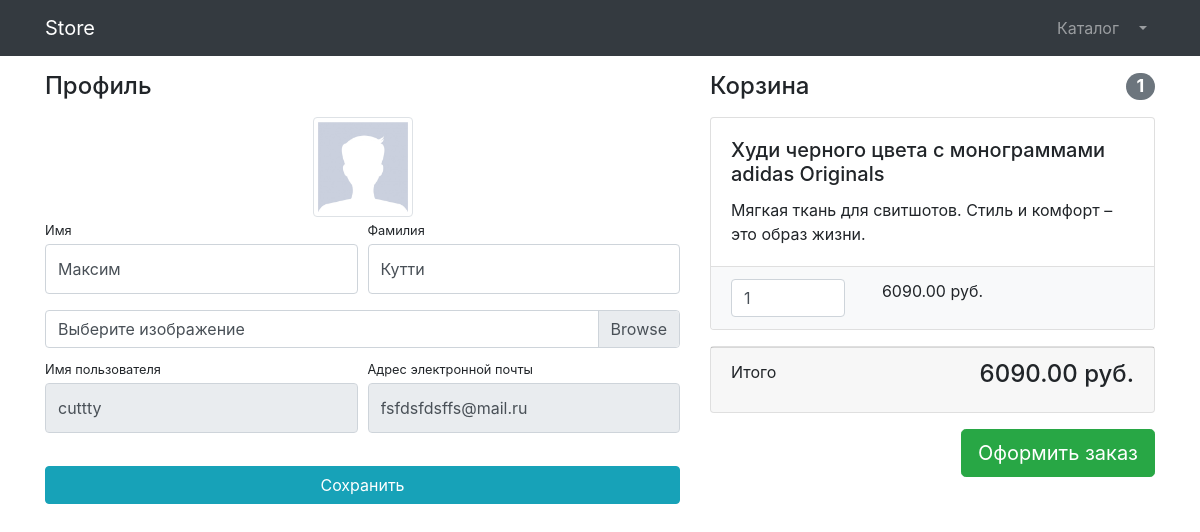
The app's page /users/profile/4 (signed in), older data.
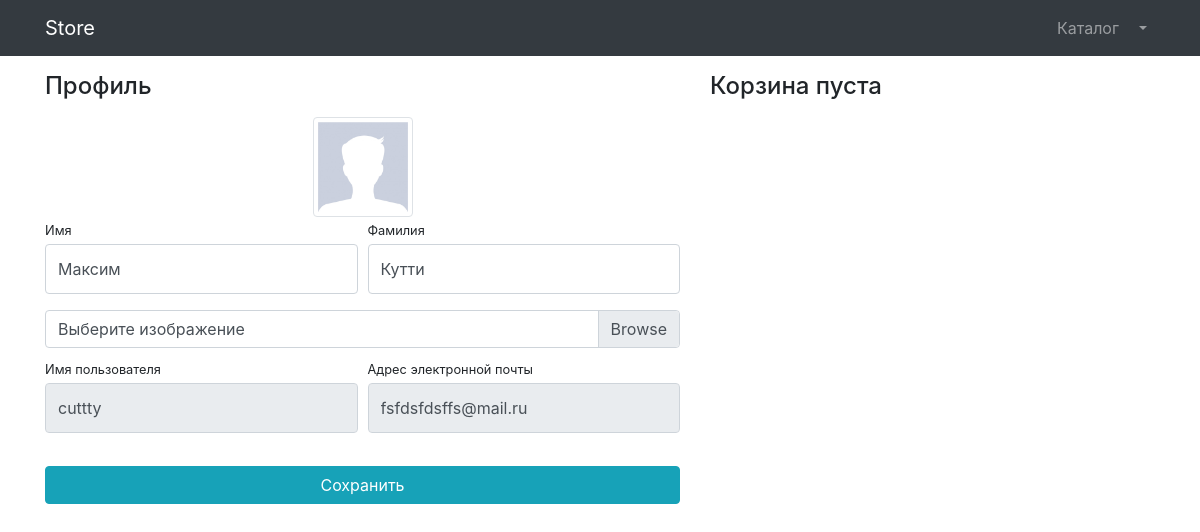
The same page, newer data.
### products/models.py (models this page shows, shortened)
class Basket(models.Model):
    user=models.ForeignKey(to=User, on_delete=models.CASCADE)
    product = models.ForeignKey(to=Product, on_delete=models.CASCADE)
    quantity = models.PositiveSmallIntegerField(default=0)
    created_timestamp = models.DateTimeField(auto_now_add=True)
    objects = BasketQuerySet.as_manager()
    def sum(self):
        return self.quantity * self.product.price

class Product(models.Model):
    name = models.CharField(max_length=256)
    description = models.TextField()
    price = models.DecimalField(max_digits=9, decimal_places=2)
    quantity = models.PositiveIntegerField(default=0)
    image = models.ImageField(upload_to='products_images')
    category = models.ForeignKey(to=ProductsCategoty, on_delete=models.CASCADE)
    class Meta:
        verbose_name = 'Продукт'
        verbose_name_plural = 'Продукты'

### users/views.py (the view, shortened to what this page needs)
# urls.py: path('profile/<int:pk>', login_required(UserProfileView.as_view()), name='profile'),
class UserProfileView(titleMixin, UpdateView):
    model = User
    form_class = UserProfileForm
    template_name = 'users/profile.html'
    title = 'Store-профиль'

### users/forms.py
class UserProfileForm(UserChangeForm):
    first_name = forms.CharField(widget=forms.TextInput(attrs={
        'class' : "form-control py-4"
    }))
    last_name = forms.CharField(widget=forms.TextInput(attrs={
        'class' : "form-control py-4"
    }))
    image = forms.ImageField(widget=forms.FileInput(attrs={
        'class' : "custom-file-input"}), required=False)
    username = forms.CharField(widget=forms.TextInput(attrs={
        'class': "form-control py-4", 'readonly' : True
    }))
    email = forms.CharField(widget=forms.TextInput(attrs={
        'class' : "form-control py-4", 'readonly' : True
    }))
    class Meta:
        model = User
        fields = ('first_name', 'last_name', 'image', 'username', 'email')

### common/views.py (called while the page is built)
    def get_context_data(self, **kwargs):
        context = super(titleMixin, self).get_context_data(**kwargs)
        context['title'] = self.title
        return context

### products/context_processors.py (called while the page is built)
def baskets(request):
    return {'baskets' : Basket.objects.filter(user=request.user) if request.user.is_authenticated else []}

### products/models.py (called while the page is built)
    def total_sum(self):
        return sum(basket.sum() for basket in self)

    def total_quantity(self):
        return sum(basket.quantity for basket in self)

### users/templates/users/profile.html (shortened to what this page needs)
{% extends 'products/base.html' %}
{% load static %}
{% block css %}
    <link href="{% static 'vendor/css/profile.css' %}" rel="stylesheet">
{% endblock %}
{% block content %}
<div class="container">
    <div class="row">
        <div class="col-lg-7">
            <h4 class="mt-3 mb-3">Профиль</h4>
            <div class="col-lg-12 text-center">
                <img width="100" height="100"
                     src="{% if user.image %} {{ user.image.url }} {% else %} {% static 'vendor/img/users\/default_avatar.jpg' %} {% endif %}"
                     class="img-thumbnail">
            </div>
            <form action="{% url 'users:profile' user.id %}" method="post" enctype="multipart/form-data">
                <div class="form-row">
                    <div class="col-lg-6">
                        <div class="form-group">
                            <label class="small mb-1" for="{{ form.first_name.id_for_label }}">Имя</label>
                            {{ form.first_name }}
                        </div>
                    </div>
                    <div class="col-lg-6">
                        <div class="form-group">
                            <label class="small mb-1" for="{{ form.last_name.id_for_label }}">Фамилия</label>
                            {{ form.last_name }}
                        </div>
                    </div>
                </div>
                <div class="form-row mb-2">
                    <div class="col-lg-12">
                        <div class="custom-file">
                            <label class="custom-file-label" for="{{ form.image.id_for_label }}">
                                Выберите изображение</label>
                        </div>
                    </div>
                </div>
                <div class="form-row">
                    <div class="col-lg-6">
                        <label class="small mb-1" for="{{ form.username.id_for_label }}">Имя пользователя</label>
                        {{ form.username }}
                    </div>
                    <div class="col-lg-6">
                        <label class="small mb-1" for="{{ form.email.id_for_label }}">Адрес электронной
                            почты</label>
                        {{ form.email }}
                    </div>
                </div>
                <div class="form-row">
                    <div class="col-lg-12" style="margin-top: 33px;">
                        <input class="btn btn-info btn-block" type="submit" value="Сохранить">
                    </div>
                </div>
            </form>
        </div>
        <div class="col-lg-5">
            {% include 'products/basket.html' %}
        </div>
    </div>
</div>
{% endblock %}

### products/templates/products/basket.html (shortened to what this page needs)
{% if baskets %}
<h4 class="mt-3 mb-3 d-flex justify-content-between align-items-center mb-3">
    Корзина <span class="badge badge-secondary badge-pill">{{ baskets.total_quantity }}</span>
</h4>
{% for basket in baskets %}
<div class="card mb-3">
    <div class="card-body">
        <h5 class="card-title">{{ basket.product.name }}</h5>
        <p class="card-text">{{ basket.product.description }}</p>
    </div>
    <ul class="list-group list-group-flush">
        <li class="list-group-item bg-light">
            <div class="row text-center">
                <div class="col-lg-4">
                    <input name="basketID" type="number" class="form-control"
                           value="{{ basket.quantity }}" min="0">
                </div>
                <div class="col-lg-4">{{ basket.sum }} руб.</div>
                <div class="col-lg-4">
                </div>
            </div>
        </li>
    </ul>
</div>
{% endfor %}
<div class="card mb-3">
    <div class="card-footer">
        <p class="float-left">Итого</p>
        <h4 class="float-right">{{ baskets.total_sum }} руб.</h4>
    </div>
</div>
<a class="btn btn-success btn-lg float-right" href="../orders/order-create.html">
    Оформить заказ
</a>
{% else %}
<h4 class="mt-3 mb-3 d-flex justify-content-between align-items-center mb-3">
    Корзина пуста
</h4>
{% endif %}

Row changes from the older to the newer data that the page shows:
removed Basket: total_quantity "1", product.name "Худи черного цвета с монограммами adidas Originals", product.description "Мягкая ткань для свитшотов. Стиль и комфорт – это образ жизни.", basketID "1", sum "6090.00", total_sum "6090.00"
Text that changed along with them:
text no longer shown: "Корзина Итого руб. Оформить заказ"
text now shown: "Корзина пуста"
